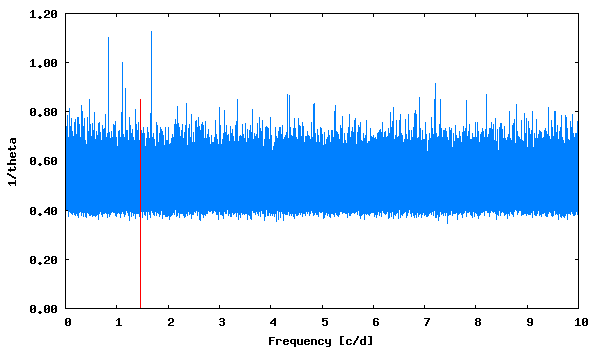

Generate this figure with gnuplot:
set term png size 600,350 medium
set colors classic
set output "phase_lc_8.lk.png"
set xlabel "Frequency [c/d]"
set ylabel "1/theta"
set format y "%5.2f"
plot [] "lk.periodogram" using 1:2 with lines linecolor 3 title "", "<echo '1.453255  0.85'" with impulses linecolor 1 title ""
 
